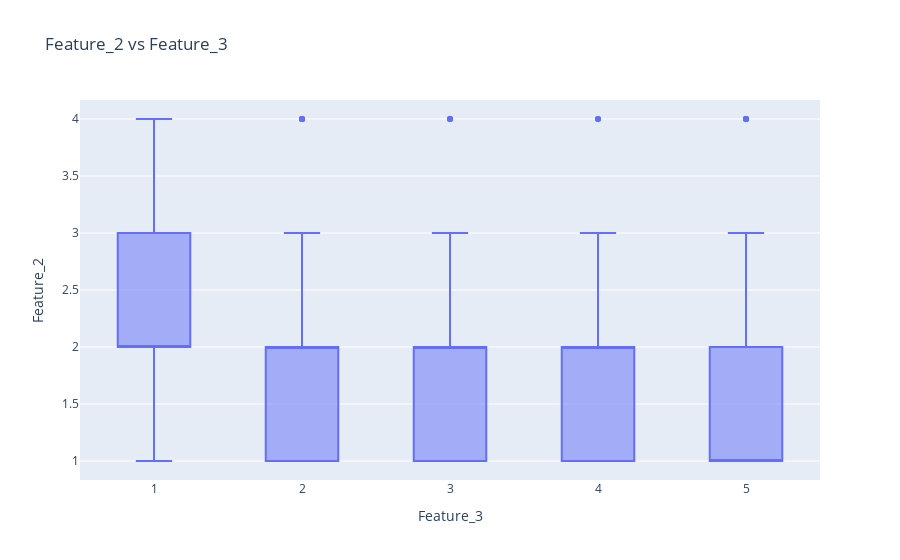

Notebook code for this chart:
### Markdown cell above
Also students with family support have higher gradient of grades

### Code cell
fig = px.box(df, x='Feature_3', y='Feature_2',title='Feature_2 vs Feature_3')
fig.show()

### Figure 1 — Plotly figure (JSON) as saved in the notebook; plotly's stock layout.template omitted (floating-point values rounded to 4 significant figures; data arrays with more than 128 entries replaced by an {"elided": "..."} marker saying what was removed)
{"data": [{"alignmentgroup": "True", "hovertemplate": "Feature_3=%{x}<br>Feature_2=%{y}<extra></extra>", "legendgroup": "", "marker": {"color": "#636efa"}, "name": "", "notched": false, "offsetgroup": "", "orientation": "v", "showlegend": false, "type": "box", "x": {"elided": "649 float values"}, "x0": " ", "xaxis": "x", "y": {"elided": "649 float values"}, "y0": " ", "yaxis": "y"}], "layout": {"boxmode": "group", "legend": {"tracegroupgap": 0}, "title": {"text": "Feature_2 vs Feature_3"}, "xaxis": {"anchor": "y", "domain": [0, 1], "title": {"text": "Feature_3"}}, "yaxis": {"anchor": "x", "domain": [0, 1], "title": {"text": "Feature_2"}}}}
